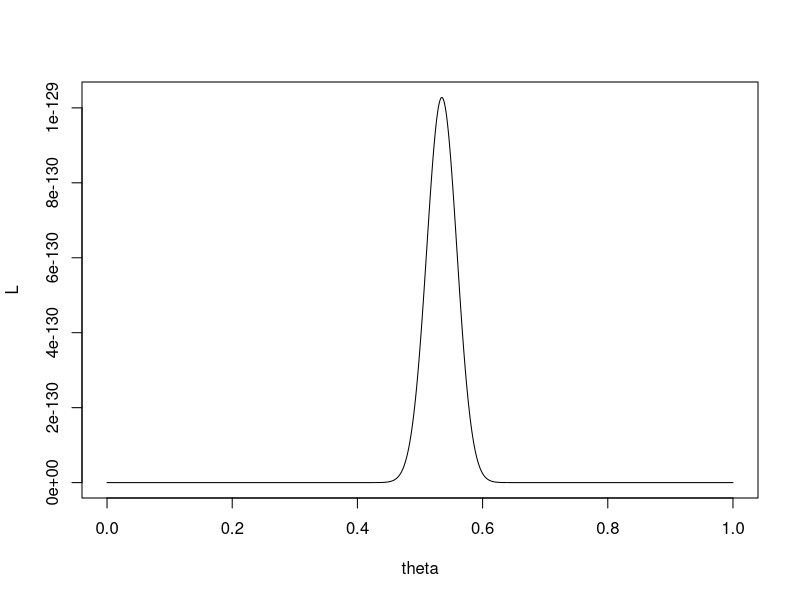
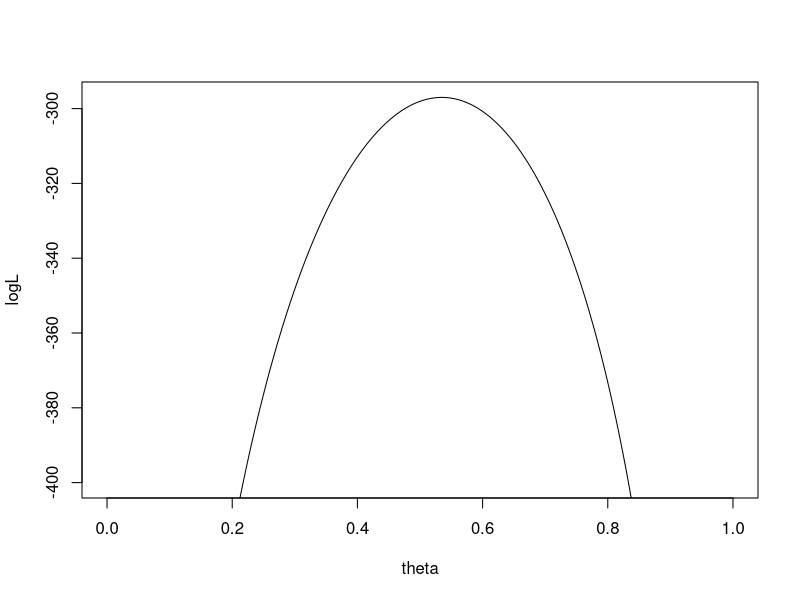
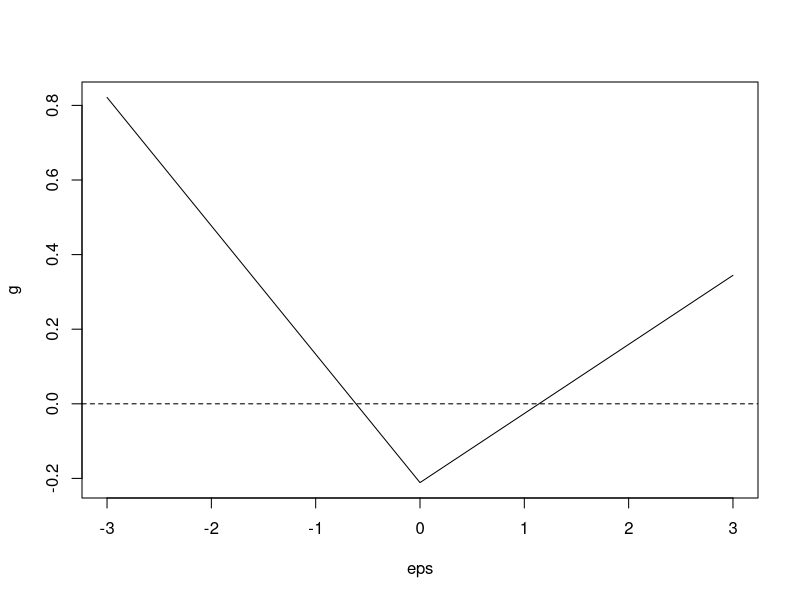
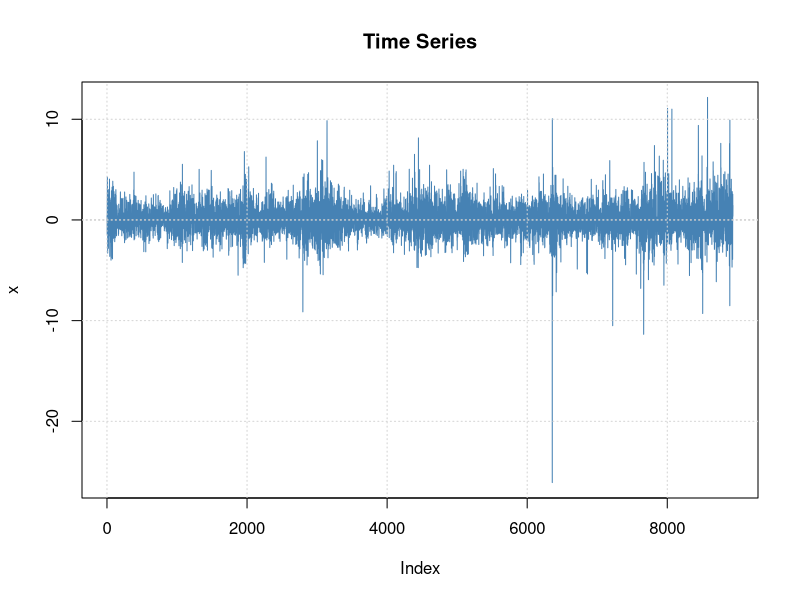
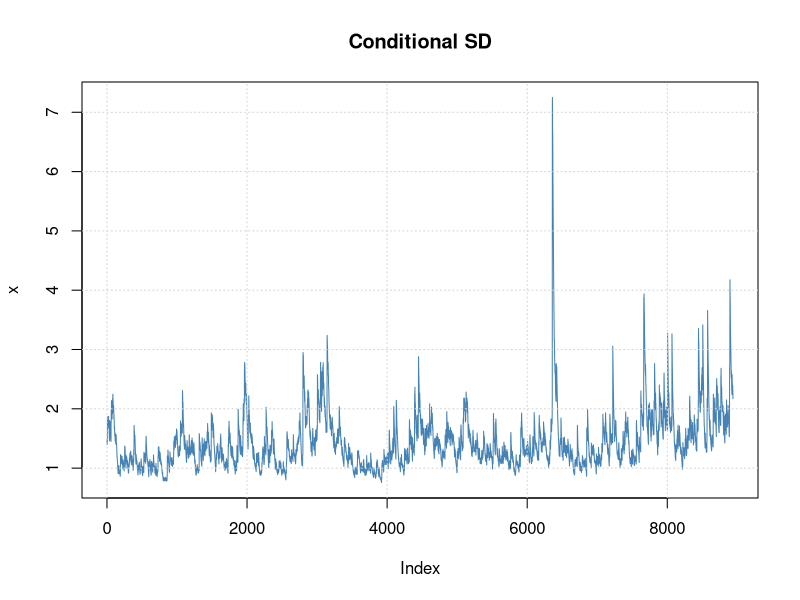
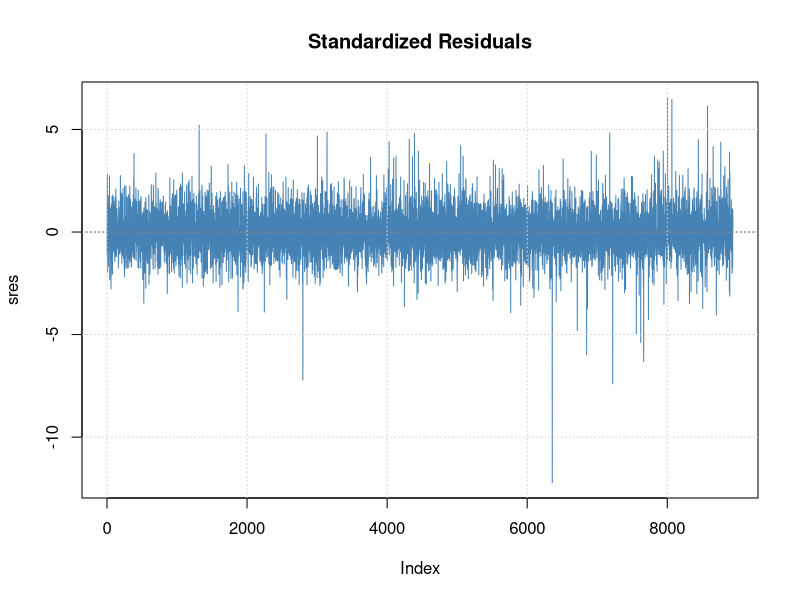
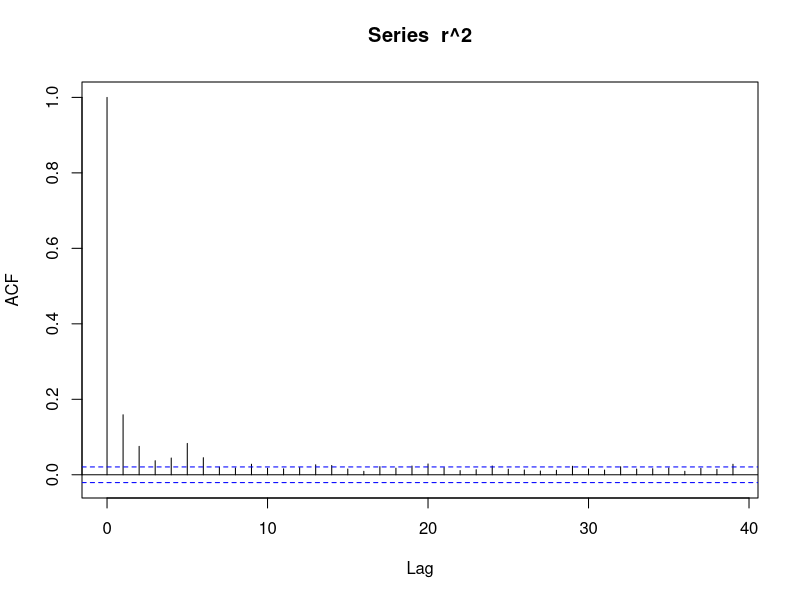
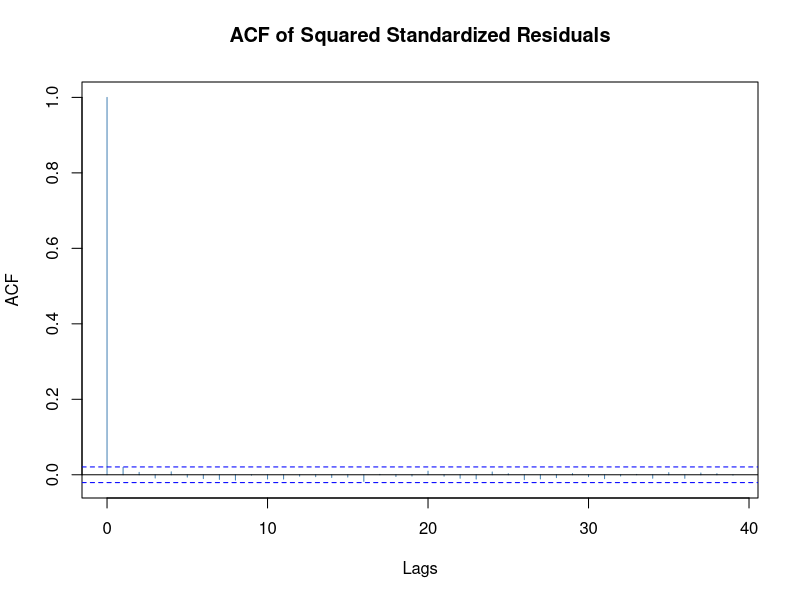

Write R code to recreate these figures, in order.
## ---- chunk 1
n_0 = 200; n_1 = 230; theta = seq(0, 1, by=0.001)
L = theta^n_1 * (1-theta)^n_0
plot(theta, L, type='l')
## ---- chunk 2
logL = n_1 * log(theta) + n_0 * log(1-theta)
plot(theta, logL, type='l', ylim=c(-400, max(logL)))
## ---- chunk 3
eps = seq(-3, 3, by=0.01)
theta = -0.0795; gamma = 0.2647
g = theta * eps + gamma * (abs(eps) - sqrt(2/pi))
plot(eps, g, type='l'); abline(h=0, lty=2)
## ---- chunk 4
library(fGarch)
# Séries IBM journalière, log rendements 1962-97
r = scan('d-ibmln.txt')

# GARCH(1, 1) gaussien
gn = garchFit(~garch(1,1), cond.dist='norm', data=r)

# mu_t : ARMA(1, 0), sigma_t : GARCH(1, 1) gaussien
agn = garchFit(~arma(1,0)+garch(1,1), cond.dist='norm', data=r)

# GARCH(1, 1) t de Student
gt = garchFit(~garch(1,1), cond.dist='std', data=r)
## ---- chunk 5
plot(gn, which=1)
## ---- chunk 6
plot(gn, which=2)
## ---- chunk 7
plot(gn, which=9)
## ---- chunk 8
acf(r^2)
## ---- chunk 9
plot(gn, which=11)
## ---- chunk 10
plot(gn, which=13)
## ---- chunk 11
plot(gt, which=9)
## ---- chunk 12
plot(gt, which=13)
